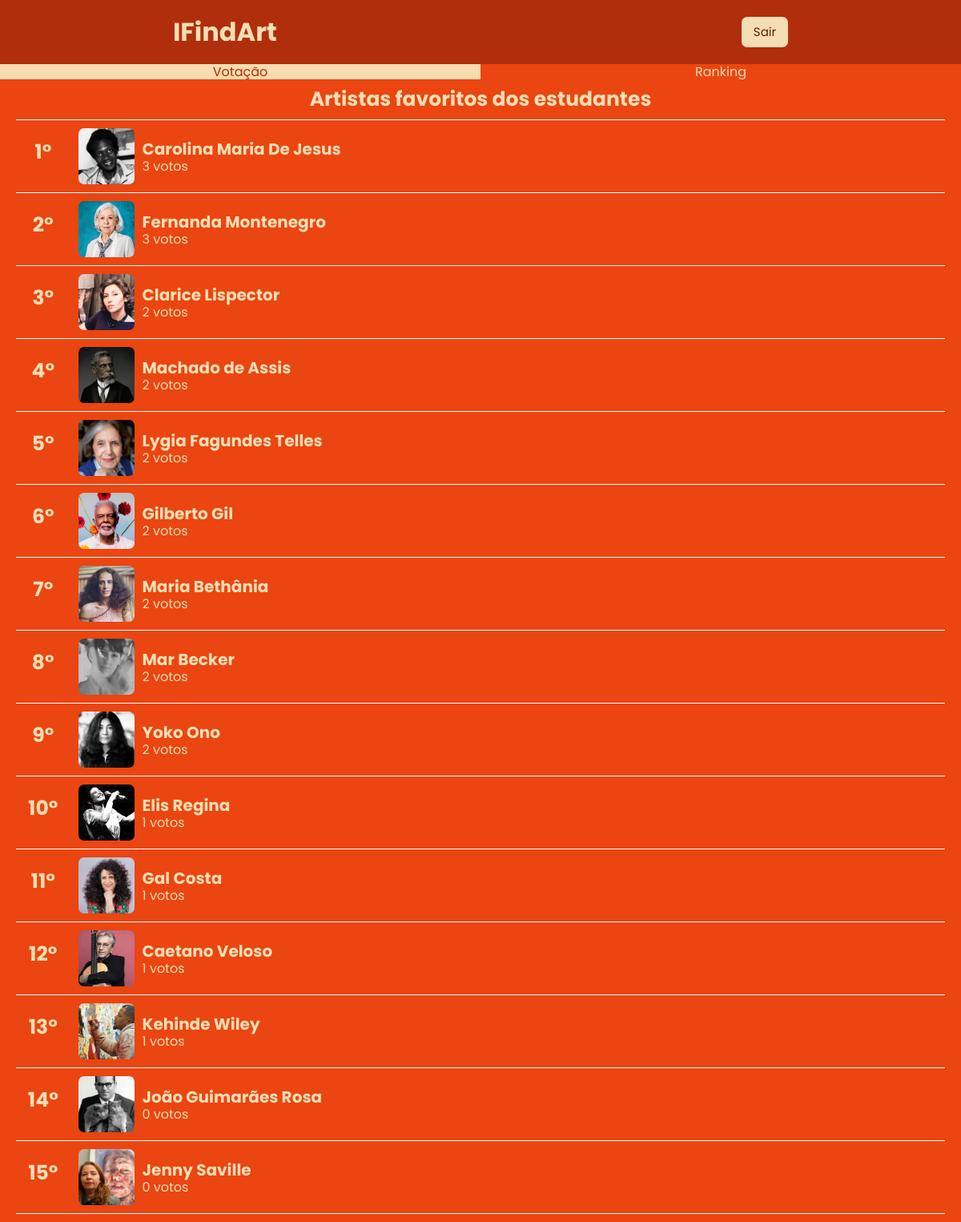
/restrita.php?mode=ranking (signed in), run on the app's committed database.
### tables this page shows
CREATE TABLE `item` (
  `idItem` int(11) NOT NULL,
  `titulo` varchar(255) NOT NULL,
  `imagem` varchar(255) NOT NULL
);

### src/MySQL.php (called while the page is built, shortened)
<?php
class MySQL {
    private $connection;
    public function __construct() {
        $this->connection = new \mysqli(HOST, USUARIO, SENHA, BANCO);
        $this->connection->set_charset("utf8");
    }
    public function consulta($sql) {
        $result = $this->connection->query($sql);
        $data = [];
        while ($row = $result->fetch_assoc()) {
            $data[] = $row;
        }
        return $data;
    }
}
?>

### src/Item.php (called while the page is built, shortened)
<?php
require_once __DIR__ . "/MySQL.php";
class Item implements ActiveRecord {
    public static function getRankingCompleto(): array {
        $db = new MySQL();
        $sql = "
            SELECT i.idItem, i.titulo, i.imagem, COUNT(v.idVoto) AS totalVotos
            FROM item i
            LEFT JOIN voto v ON i.idItem = v.idItem AND v.isLike = 1
            GROUP BY i.idItem
            ORDER BY totalVotos DESC";
        return $db->consulta($sql);
    }
}

### restrita.php (the view, shortened to what this page needs)
<?php
$modo = isset($_GET['mode']) ? $_GET['mode'] : 'votacao';
$votados = $_SESSION['voted_items'] ?? [];
$itemAleatorio = null;
$ranking = [];
if ($modo === 'votacao') {
    $itemAleatorio = Item::getItemAleatorio($votados);
    if (!$itemAleatorio) {
        $_SESSION['error'] = "Todos os itens já foram votados.";
        header("Location: restrita.php?mode=ranking");
        exit();
    }
} elseif ($modo === 'ranking') {
    $ranking = Item::getRankingCompleto();
}
?>
<!DOCTYPE html>
<html lang="pt-br">
<head>
    <link rel="stylesheet" href="style.css">
</head>
<body>
<div class="container">
    <?php include 'HeaderFooter/header.php'; ?>
    <div class='LC'>
        <div class='itemLC' style='background-color:#f8ddb0; color:#B02E0C;'>
    <a href="?mode=votacao">Votação</a>
        </div>
        <div class ='itemLC' style='background-color:#EB4511'>
            <a href="?mode=ranking" >Ranking</a>
        </div>
    </div>
    <div class="main">
        <?php if ($modo === 'votacao'): ?>
            <div class="containerVotacao">
            <?php if ($itemAleatorio): ?>
                <h2>Vote neste item:</h2>
                <img src="images/<?= htmlspecialchars($itemAleatorio['imagem']); ?>" alt="Imagem">
                <form method="POST" action="votar.php">
                    <input type="hidden" name="item_id" value="<?= $itemAleatorio['idItem']; ?>">
                    <button type="submit" name="voto" value="1">Like</button>
                    <button type="submit" name="voto" value="0">Dislike</button>
                    <button type="submit" name="voto" value="2">Pular</button>
                </form></div>
            <?php else: ?>
                <p>Nenhum item disponível para votação.</p>
            <?php endif; ?>
        <?php elseif ($modo === 'ranking'): ?>
            <div class="containerRanking">
            <h1>Artistas favoritos dos estudantes</h1>
                <?php if (!empty($ranking)){
                    $posicao = 0;
                            foreach ($ranking as $item) {
                                $posicao++;
                                echo "
                                <div class='item' " . ($posicao === 1 ? "style='border-top: 1px solid rgb(255, 255, 255);'" : "") . ">
                                    <div class='posicao'>
                                        <h1>{$posicao}°</h1>
                                    </div>
                                    <div class='informacoes'>
                                        <div class='boxFoto'>
                                            <img class='fotoItem' src='images/" . htmlspecialchars($item['imagem']) . "' alt='Imagem do Item'>
                                        </div>
                                        <div class='nomeVotos'>
                                            <h3>" . htmlspecialchars($item['titulo']) . "</h3>
                                            <p>" . (int)$item['totalVotos'] . " votos</p>
                                        </div>
                                    </div>
                                </div>";
                            }
                        } else {
                            echo "<p>Nenhum item foi votado ainda.</p>";
                        }
                        ?>
                    </div>
        </div>
        <?php endif; ?>
    </div>
</body>
</html>

### HeaderFooter/header.php (shortened to what this page needs)
<!DOCTYPE html>
<html lang="pt-br">
<head>
    <link rel="stylesheet" href="../style.css">
</head>
<body>
<header>
    <a href="index.php"><h1>IFindArt</h1></a>
    <?php if (isset($_SESSION['idUsuario']) || isset($_SESSION['adminLogado'])):  ?>
        <a href="logout.php" class='botaoClaro'>Sair</a>
    <?php endif; ?>
</header>
</body>
</html>

### style.css (style rules this page uses)
* { margin: 0; padding: 0; box-sizing: border-box; line-height: 1.2; }
.container { width: 100vw; min-height: 100vh; display: flex; flex-direction: column; font-family: 'Poppins', sans-serif; color: wheat; text-align: center; }
.main, .metade, .LouC, .preView, form, .informacoes, .tituloPV, .itemLC, .item, .posicao, .boxFoto, header, footer, .opcoes, .boxCadastroItem, .tituloAdmin { display: flex; align-items: center; justify-content: center; }
.main, .metade, .LouC, .preView, form, .boxCadastroItem { flex-direction: column; }
.main { flex: 10; background-color: #f8ddb0; }
header, footer { background-color: #B02E0C; }
header { gap: 50%; width: 100vw; padding: 20px; height: 10vh; }
a { text-decoration: none; color: inherit; }
.item { border-bottom: 1px solid rgb(255, 255, 255); width: 100%; height: 33,3%; display: flex; padding: 10px 5px; }
.LC { width: 100vw; display: flex; flex: 1; height: 20vh; }
.itemLC { width: 50%; background-color: #ff7f3f; }
.fotoItem { width: 100%; height: 100%; object-fit: cover; display: block; }
.posicao { width: 5%; height: 100%; font-size: 12px; margin-right: 15px; }
.informacoes { flex: 1; justify-content: flex-start; }
.boxFoto { height: 70px; aspect-ratio: 1 / 1; overflow: hidden; border-radius: 10%; flex-shrink: 0; margin-right: 10px; }
.nomeVotos { height: 100%; width: 50%; text-align: left; }
.nomeVotos h3 { font-size: 20px; }
.containerRanking { background-color: #EB4511; flex:1; padding: 10px 20px; width: 100vw; }
.containerRanking h1 { margin-bottom: 10px; font-size: 25px; }
.botaoClaro { color: #6a1905; background-color: wheat; padding: 10px 15px; font-size: 15px; border-radius: 7px; }

### data on the page
item: imagem (picture), titulo "Carolina Maria De Jesus", totalVotos "3"
item: imagem (picture), titulo "Fernanda Montenegro", totalVotos "3"
item: imagem (picture), titulo "Clarice Lispector", totalVotos "2"
item: imagem (picture), titulo "Machado de Assis", totalVotos "2"
item: imagem (picture), titulo "Lygia Fagundes Telles", totalVotos "2"
item: imagem (picture), titulo "Gilberto Gil", totalVotos "2"
item: imagem (picture), titulo "Maria Bethânia", totalVotos "2"
item: imagem (picture), titulo "Mar Becker", totalVotos "2"
item: imagem (picture), titulo "Yoko Ono", totalVotos "2"
item: imagem (picture), titulo "Elis Regina", totalVotos "1"
item: imagem (picture), titulo "Gal Costa", totalVotos "1"
item: imagem (picture), titulo "Caetano Veloso", totalVotos "1"
item: imagem (picture), titulo "Kehinde Wiley", totalVotos "1"
item: imagem (picture), titulo "João Guimarães Rosa", totalVotos "0"
item: imagem (picture), titulo "Jenny Saville", totalVotos "0"
